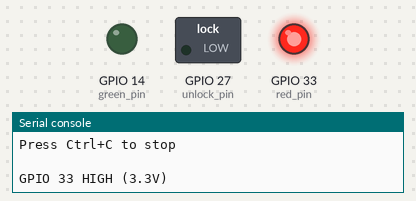
Recording of a program running on a simulated ESP32 board running MicroPython. Parts: switched loads named in the program (green lamp = pin HIGH), output pins drawn as LEDs (lit = HIGH), the last lines printed to the serial console.

Above: at 0.2 s.
At 1.7 s:
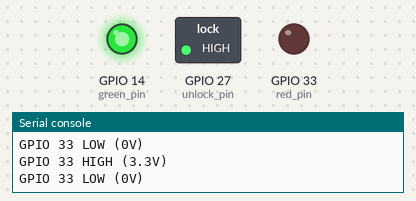
Timing chart, 0 to 3.0 s (numbered marks = the images above):
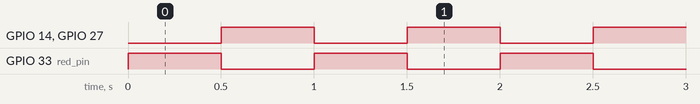

The program:

test.py
```python
from machine import Pin
import time

# Configure GPIO 33
red_pin = Pin(33, Pin.OUT)
green_pin = Pin(14, Pin.OUT)
unlock_pin = Pin(27, Pin.OUT)

print("Toggling GPIO 33 every 2 seconds")
print("Measure voltage at SSR (-) relative to GND")
print("Press Ctrl+C to stop\n")

try:
    while True:
        print("GPIO 33 HIGH (3.3V)")
        red_pin.value(1)
        green_pin.value(0)
        unlock_pin.value(0)
        time.sleep(0.5)
        print("GPIO 33 LOW (0V)")
        red_pin.value(0)
        green_pin.value(1)
        unlock_pin.value(1)
        time.sleep(0.5)
except KeyboardInterrupt:
    print("\nStopped. Setting GPIO 33 LOW")
    red_pin.value(0)
```

Measured:
- by itself, GPIO 14 (green_pin), GPIO 27 (unlock_pin), GPIO 33 (red_pin): alternates HIGH for 0.50 s and LOW for 0.50 s
